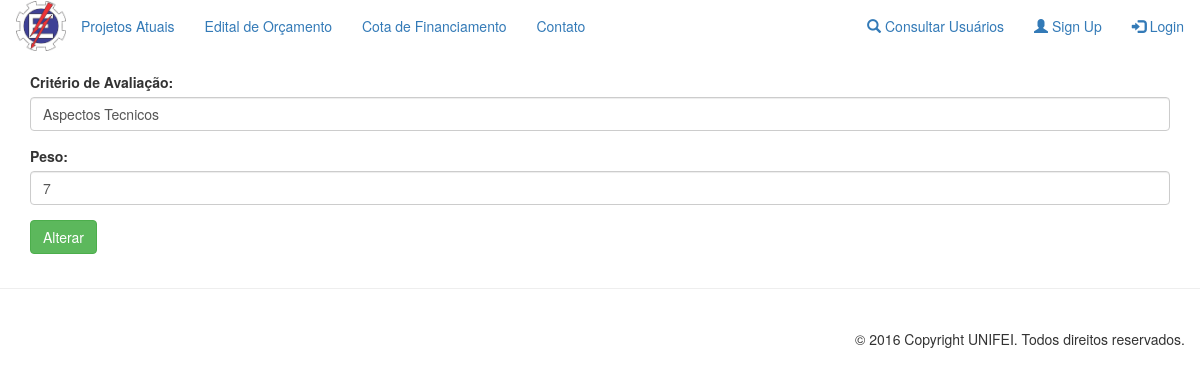
/pages/criterios/alterarCriterio.php?id=3, run on an earlier commit of the app's database.
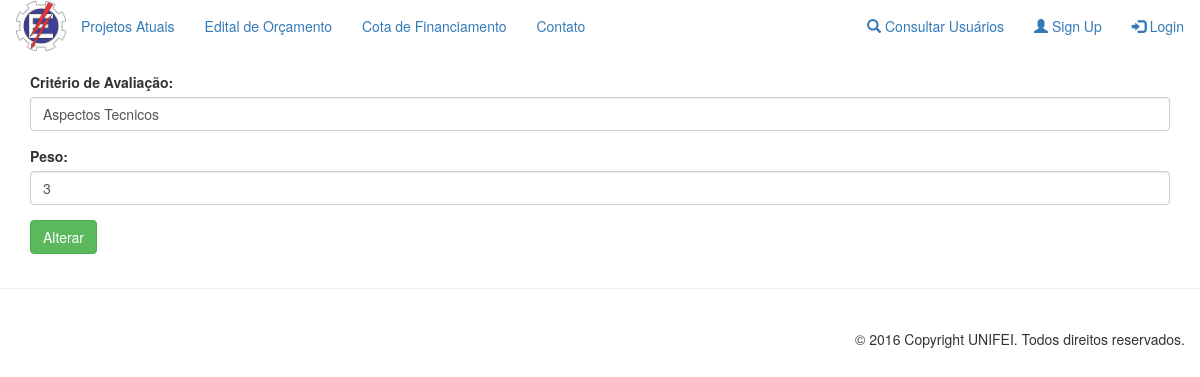
And on a later commit of the database.
### tables this page shows
CREATE TABLE `criterios` (
  `id` int(11) NOT NULL,
  `categoria` varchar(50) NOT NULL,
  `criterio` varchar(50) NOT NULL,
  `descricao` text NOT NULL,
  `status` varchar(10) NOT NULL,
  `peso` int(11) NOT NULL
);

### functions/functionsBd.php (called while the page is built, shortened)
<?php
function consultaCriterioPorId($id)
{
    RETURN mysql_query("SELECT * FROM criterios WHERE id = '" . $id . "'");
}
?>

### pages/criterios/alterarCriterio.php (the view, shortened to what this page needs)
<?php
require_once '../../functions/functionsBd.php';
$query = consultaCriterioPorId($_GET['id']);
$dados = mysql_fetch_array($query);
?>
<div class="container">
    <form action="alterarCriterio.php" method="post" name="AlterarCriterio">
        <div class="form-group">
            <label for="criterio">Critério de Avaliação:</label>
            <input type="text" name="criterio" class="form-control" id="criterio" value="<?php echo $dados['criterio'] ?>">
        </div>
        <div class="form-group">
            <label for="peso">Peso:</label>
            <input type="text" name="peso" maxlength="2" class="form-control" id="peso" value="<?php echo $dados['peso'] ?>" onkeypress="mascara(this, mnumber)";>
        </div>
        <button type="submit" name="enviar" class="btn btn-success">Alterar</button>
    </form>
</div>
<?php include("../template/footer.php") ?>

What changed in the data, as far as the page shows it:
changed criterios "Aspectos Tecnicos": peso "7" → "3"
